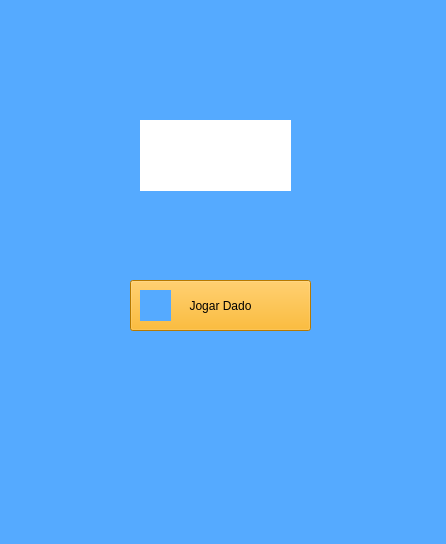
<?xml version="1.0" encoding="UTF-8"?>
<ui version="4.0">
 <class>MainWindow</class>
 <widget class="QMainWindow" name="MainWindow">
  <property name="geometry">
   <rect>
    <x>0</x>
    <y>0</y>
    <width>446</width>
    <height>544</height>
   </rect>
  </property>
  <property name="windowTitle">
   <string>MainWindow</string>
  </property>
  <property name="styleSheet">
   <string notr="true">background-color: rgb(85, 170, 255);</string>
  </property>
  <widget class="QWidget" name="centralwidget">
   <widget class="QPushButton" name="pushButton">
    <property name="geometry">
     <rect>
      <x>130</x>
      <y>280</y>
      <width>181</width>
      <height>51</height>
     </rect>
    </property>
    <property name="styleSheet">
     <string notr="true">background-color: rgb(255, 170, 0);
font: 75 italic 12pt &quot;Times New Roman&quot;;</string>
    </property>
    <property name="text">
     <string>Jogar Dado</string>
    </property>
   </widget>
   <widget class="QLabel" name="label">
    <property name="geometry">
     <rect>
      <x>140</x>
      <y>290</y>
      <width>31</width>
      <height>31</height>
     </rect>
    </property>
    <property name="text">
     <string/>
    </property>
    <property name="pixmap">
     <pixmap>dice-with-number-five.png</pixmap>
    </property>
   </widget>
   <widget class="QLabel" name="label_2">
    <property name="geometry">
     <rect>
      <x>140</x>
      <y>120</y>
      <width>151</width>
      <height>71</height>
     </rect>
    </property>
    <property name="styleSheet">
     <string notr="true">background-color: rgb(255, 255, 255);
font: 75 36pt &quot;Times New Roman&quot;;
border-color: rgb(255, 170, 0);</string>
    </property>
    <property name="text">
     <string/>
    </property>
    <property name="alignment">
     <set>Qt::AlignCenter</set>
    </property>
   </widget>
  </widget>
  <widget class="QMenuBar" name="menubar">
   <property name="geometry">
    <rect>
     <x>0</x>
     <y>0</y>
     <width>446</width>
     <height>21</height>
    </rect>
   </property>
  </widget>
  <widget class="QStatusBar" name="statusbar"/>
 </widget>
 <resources/>
 <connections/>
</ui>
